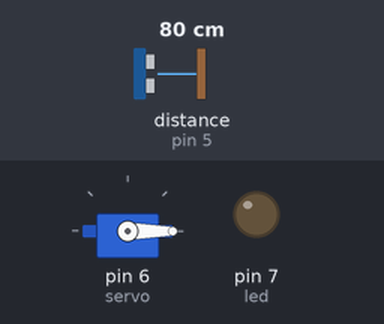
Recording of a sketch running on a simulated Arduino Uno, built with avr-gcc and run on an emulated ATmega328P. Parts: servo, output pins drawn as LEDs (lit = HIGH). Wiring (inferred from the names in the program): ultrasonic range finder: trigger pin 4; echo pin 5. The test bench sets the inputs (shaded band); at power-on: distance to the obstacle (sensor on pin 5) 80 cm. The echo pulse lasts 58.3 µs per cm; pins used as bus, display or sensor lines are not drawn.

Above: at 1.2 s.
1.3 s: distance to the obstacle (sensor on pin 5) set to 23 cm
2.8 s: distance to the obstacle (sensor on pin 5) set to 18 cm
At 4.1 s:
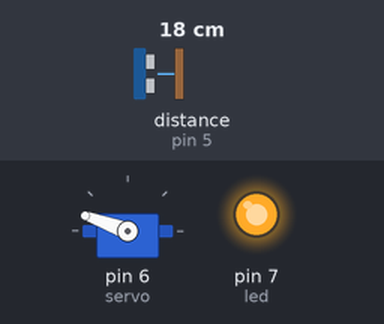
4.5 s: distance to the obstacle (sensor on pin 5) set to 35 cm
At 6.2 s:
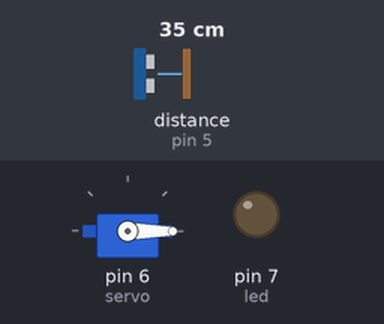
7.1 s: distance to the obstacle (sensor on pin 5) set to 2 cm
At 7.7 s:
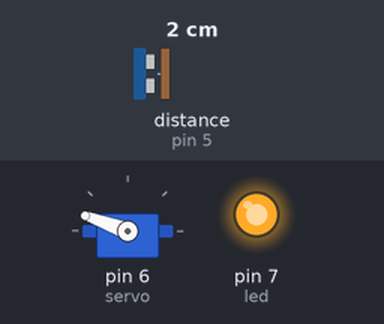
Timing chart, 0 to 9.6 s (numbered marks = the images above; inputs shaded):
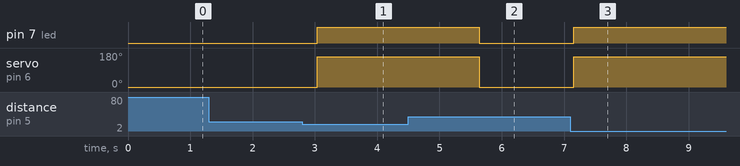

Measured:
- the behaviour switches between 21 and 20 cm on distance to the obstacle (sensor on pin 5) (found by bisection; images 0 and 1)
- after the input at 1.3 s, every drawn part: stays the same
- after the input at 2.8 s, pin 7 (led): LOW → HIGH after 0.24 s; servo on pin 6 (servo): 0° → 160° after 0.24 s
- after the input at 4.5 s, pin 7 (led): HIGH → LOW after 1.1 s; servo on pin 6 (servo): 160° → 0° after 1.1 s
- after the input at 7.1 s, pin 7 (led): LOW → HIGH after 0.05 s; servo on pin 6 (servo): 0° → 160° after 0.05 s

The sketch:

Automatic-hand-sanitizer-using-arduino.ino
```cpp
/*
This Link will help you to check the circuit
https://www.tinkercad.com/things/cCgtnMuSaqu-automatic-hand-sanitizer/editel?sharecode=U42NB5_TraOGJ74hmhFynrH-yzAvZ6CC11uy0tvZhNo=
Triger pin = 4
Echo pin =5
Servo = 6
Led Light = 7
VCC = +5V
GND = -Ve
*/

#include <Servo.h>
Servo myservo;
//int pos = 0;
const int trigPin = 4; //Tri pin of ultrasonic  Sensor
const int echoPin = 5; //Echo pin of ultrasonic  Sensor
int servo = 6;         //Servo motor pin
const int led = 7;     //Led Light Pin
int mindis = 20;       //Time delay

long duration;
float distance;

void setup()
{
  myservo.attach(servo);
  pinMode(trigPin, OUTPUT);
  pinMode(echoPin, INPUT);
  pinMode(led, OUTPUT);
  myservo.write(0);
}

void loop()
{
  //Serial.begin(9600);
  digitalWrite(trigPin, LOW);
  delayMicroseconds(2);
  digitalWrite(trigPin, HIGH);
  delayMicroseconds(10);
  digitalWrite(trigPin, LOW);

  duration = pulseIn(echoPin, HIGH);
  distance = 0.034*(duration/2);
  //Serial.println(distance);
  if (distance < mindis)
  {
    digitalWrite(led,HIGH);
    myservo.write(160);
    delay(1000);
  }
  else
  {
    digitalWrite(led,LOW);
      myservo.write(0);
  }
  delay(300);
}
```
